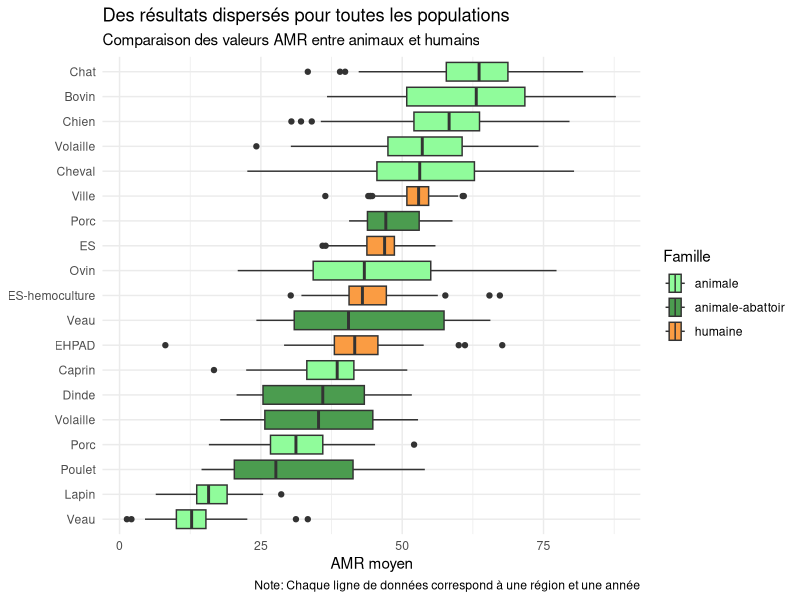
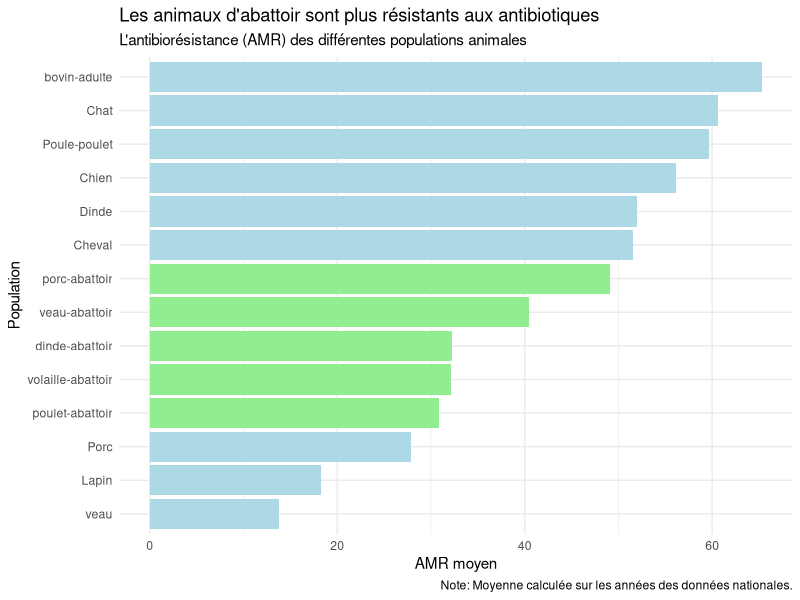
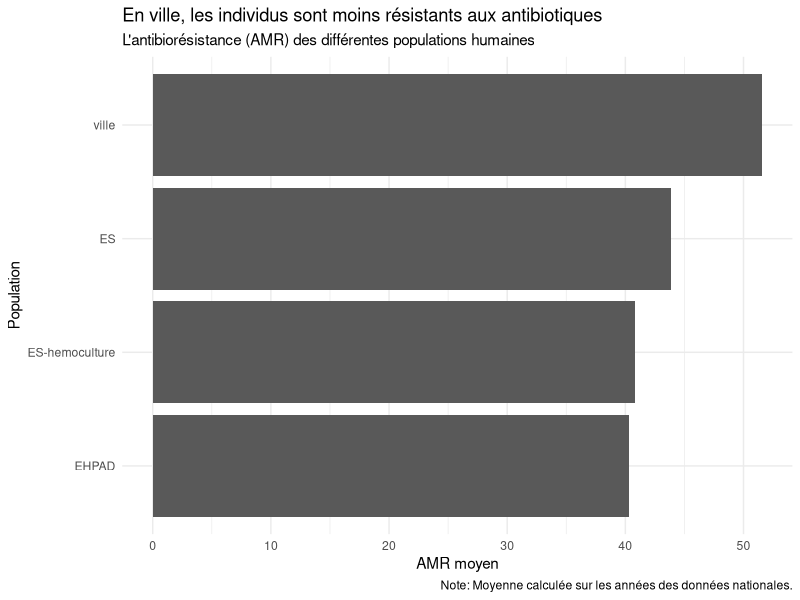
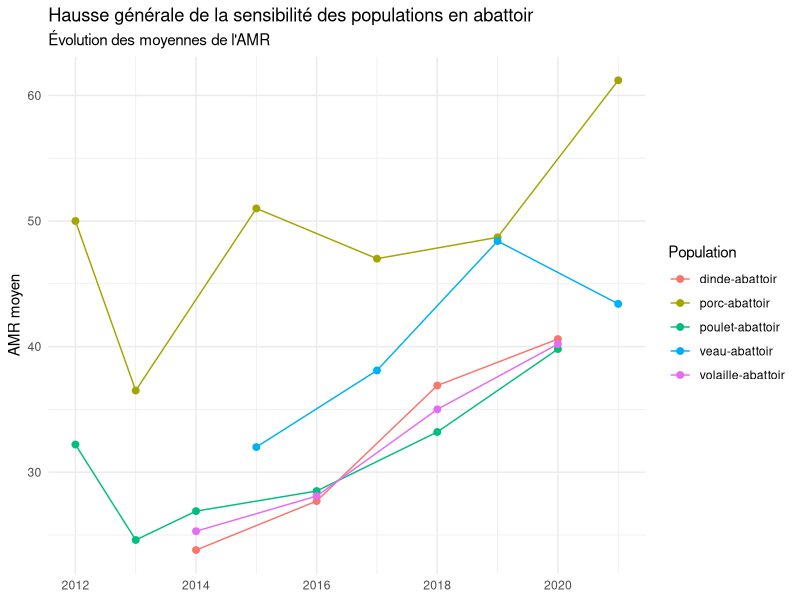
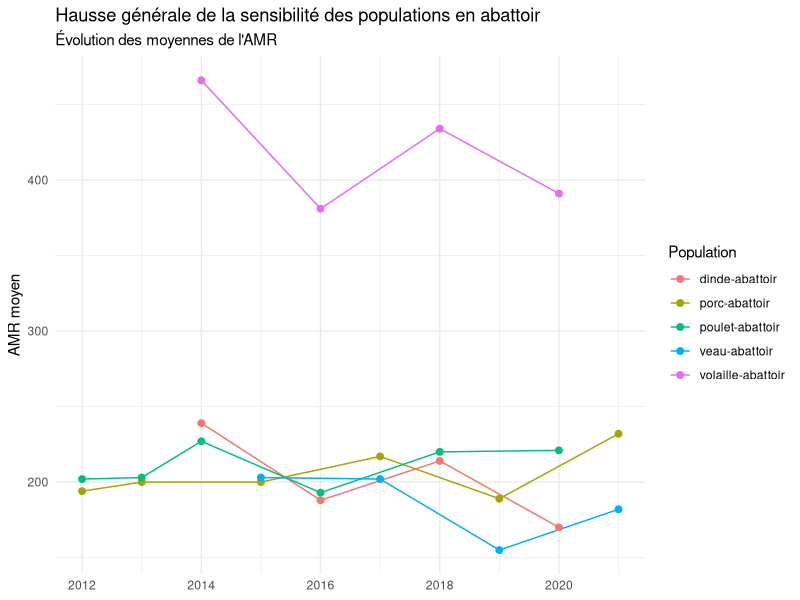
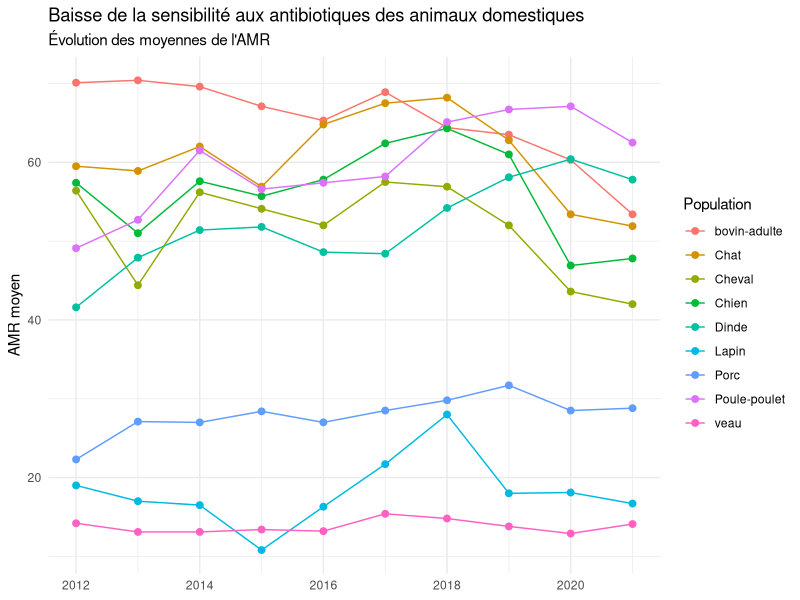
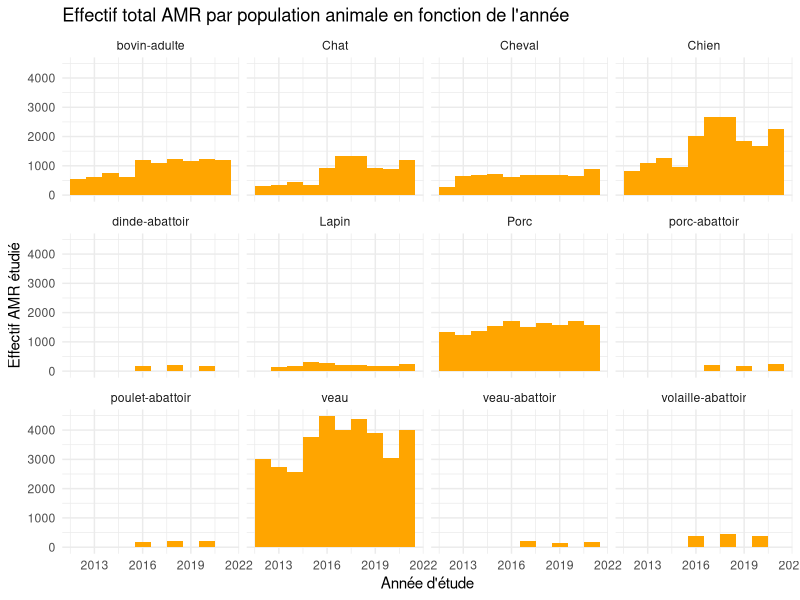
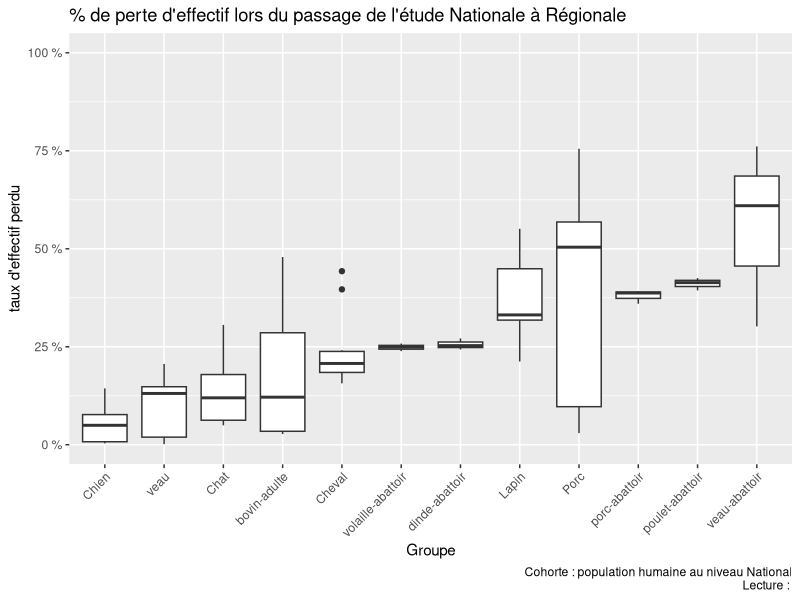

R code for these plots, in order:
## ---- chunk 1
knitr::opts_chunk$set(echo = TRUE)
library(readxl)
library(tidyr)
library(dplyr)
library(ggplot2)
library(stringr)
## ---- chunk 2
AMR <- read_excel("donnees/donnees_AMR.xlsx")

# Données permettant d'étudier la perte d'effectif des pan-sensibles
ResapathFrance <- read_xlsx("donnees/ModeleCollecte_PROMISE_ResapathFrance.xlsx",sheet = "Modele de collecte")

# On renomme "bovin-abattoir" en "veau-abattoir"
AMR$population <- ifelse(AMR$population == "bovin-abattoir", "veau-abattoir", AMR$population)
## ---- chunk 3
AMR_nationale <- AMR %>%
  filter(region == "Nationale")
AMR_regionale <- AMR %>%
  filter(region != "Nationale")

AMR_nationale_animal <- AMR_nationale %>%
  filter(famille == "animale")
AMR_nationale_humain <- AMR_nationale %>%
  filter(famille == "humaine")

# Indicatrice selon que la population provient d'un abattoir ou non
AMR_nationale_animal$abattoir <- grepl("abattoir", AMR_nationale_animal$population, ignore.case = TRUE)

AMR_regionale$famille2 <- paste(AMR_regionale$famille, ifelse(grepl("abattoir", AMR_regionale$population, ignore.case = TRUE), "-abattoir", ""), sep = "")

# Uniformisation entre les différentes tables
ResapathFrance <- ResapathFrance%>%
  mutate(population = as.factor(population),
         `profil AMR`= as.factor(`profil AMR`),
         region = as.factor(region))

# On retire les observations SARM (ça supprime aussi les lignes vide)
ResapathFrance_sansSARM <- ResapathFrance%>%
  filter(`profil AMR` != "SARM", bacterie == "Escherichia coli")
## ---- chunk 4
label <- c("Veau", "Lapin", "Poulet", "Porc", "Volaille", "Dinde", "Caprin", "EHPAD", "Veau", "ES-hemoculture", "Ovin", "ES", "Porc", "Ville", "Cheval","Volaille", "Chien", "Bovin", "Chat")

ggplot(AMR_regionale, aes(x = `valeur AMR`, y = reorder(population, `valeur AMR`, mean), fill = famille2))+
  geom_boxplot()+
  labs(title = "Des résultats dispersés pour toutes les populations",
       subtitle = "Comparaison des valeurs AMR entre animaux et humains",
       #subtitle = "Comparaison des valeurs Pan-S entre animaux et humains",
       caption = "Note: Chaque ligne de données correspond à une région et une année",
       y = NULL,
       x = "AMR moyen",
       x = "Valeur Pan-S",
       fill = "Famille")+
  theme_minimal()+
  scale_fill_manual(values = c("#90fc9b", "#4b9c4f", "#fa9c43"))+
  scale_y_discrete(labels = label)
## ---- chunk 5
moyenne_AMR <- AMR_nationale_animal %>%
  group_by(population, famille, abattoir) %>%
  summarize(moyenne_AMR = mean(`valeur AMR`)) %>%
  arrange(moyenne_AMR)

ggplot(moyenne_AMR, aes(x = moyenne_AMR, y = reorder(population, moyenne_AMR), fill = abattoir))+
  geom_bar(stat = "identity", position = "dodge") +
  labs(title = "Les animaux d'abattoir sont plus résistants aux antibiotiques",
       subtitle = "L'antibiorésistance (AMR) des différentes populations animales",
       caption = "Note: Moyenne calculée sur les années des données nationales.",
       y = "Population",
       x = "AMR moyen") +
  theme_minimal()  +
  guides(fill = FALSE) +
  scale_fill_manual(values = c("lightblue", "lightgreen"))

moyenne_AMR <- AMR_nationale_humain %>%
  group_by(population, famille) %>%
  summarize(moyenne_AMR = mean(`valeur AMR`)) %>%
  arrange(moyenne_AMR)

ggplot(moyenne_AMR, aes(x = moyenne_AMR, y = reorder(population, moyenne_AMR)))+
  geom_bar(stat = "identity", position = "dodge") +
  labs(title = "En ville, les individus sont moins résistants aux antibiotiques",
       subtitle = "L'antibiorésistance (AMR) des différentes populations humaines",
       caption = "Note: Moyenne calculée sur les années des données nationales.",
       y = "Population",
       x = "AMR moyen") +
  theme_minimal()
## ---- chunk 6
ggplot(AMR_nationale_animal[which(AMR_nationale_animal$abattoir == TRUE),], aes(x = annee, y = `valeur AMR`, group = population, color = population)) +
  geom_line(stat = "summary", fun = "mean") +
  geom_point(stat = "summary", fun = "mean", size = 2) +
  labs(title = "Hausse générale de la sensibilité des populations en abattoir",
       subtitle = "Évolution des moyennes de l'AMR",
       x = NULL,
       y = "AMR moyen",
       color = "Population") +
  theme_minimal()

ggplot(AMR_nationale_animal[which(AMR_nationale_animal$abattoir == TRUE),], aes(x = annee, y = `effectif AMR`, group = population, color = population)) +
  geom_line(stat = "summary", fun = "mean") +
  geom_point(stat = "summary", fun = "mean", size = 2) +
  labs(title = "Hausse générale de la sensibilité des populations en abattoir",
       subtitle = "Évolution des moyennes de l'AMR",
       x = NULL,
       y = "AMR moyen",
       color = "Population") +
  theme_minimal()

ggplot(AMR_nationale_animal[which(AMR_nationale_animal$abattoir == FALSE),], aes(x = annee, y = `valeur AMR`, group = population, color = population)) +
  geom_line(stat = "summary", fun = "mean") +
  geom_point(stat = "summary", fun = "mean", size = 2) +
  labs(title = "Baisse de la sensibilité aux antibiotiques des animaux domestiques",
       subtitle = "Évolution des moyennes de l'AMR",
       x = NULL,
       y = "AMR moyen",
       color = "Population") +
  theme_minimal()
## ---- chunk 7
# Effectif totaux étudiés pour chaque année et chaque population indépendamment de la région
df_region <- AMR %>% 
  select(annee,population,region,famille,`effectif AMR`)%>%
  filter(region!="Nationale")%>%
  group_by(annee,population,famille) %>%
  summarise(effectif_total_region = sum(`effectif AMR`))

df_region

# Essayons de contraster cela aux effectifs nationaux
df_national<-AMR %>%
  select(annee,population,famille,region,`effectif AMR`)%>%
  filter(region=="Nationale")%>%
  group_by(annee,population,famille) %>%
  summarise(effectif_total_national = sum(`effectif AMR`))

df_national

# Joindre les tables en utilisant la fonction dplyr inner_join()
effectifs_totaux <- inner_join(df_region,df_national,by = c("annee","population","famille"))
effectifs_totaux<-effectifs_totaux%>%
mutate(diff_effectif=effectif_total_national-effectif_total_region)
# En supposant que les effectifs nationaux sont plus grand que ceux régionaux car on comptabiliserait les régions pour lesquelles nous n'étudions pas assez d'individus
effectifs_totaux

## ---- chunk 8
effectifs_totaux_animale<-effectifs_totaux%>%
  filter(famille==unique(AMR$famille)[1])

ggplot(data=effectifs_totaux_animale, aes(x = annee, y = effectif_total_national)) +
  geom_col(width = 1, fill = "orange") +       # tracer le nombre de cas sous forme de colonnes
  theme_minimal()+                              # simplifier les  arrière-plans
  labs(                                         # ajouter  les noms d'axes, titres ... 
    x = "Année d'étude",
    y = "Effectif AMR étudié",
    title = "Effectif total AMR par population animale en fonction de l'année") +
  facet_wrap(~population) 
  
## ---- chunk 9
effectifs_totaux_animale<-effectifs_totaux_animale%>%
  mutate(taux_eff_perte=(diff_effectif/effectif_total_national)*100)


boxplot_taux<-ggplot(effectifs_totaux_animale, aes(x = reorder(population, taux_eff_perte), y = taux_eff_perte)) +
  geom_boxplot() +
  labs(title = "% de perte d'effectif lors du passage de l'étude Nationale à Régionale",
       x = "Groupe",
       y = "taux d'effectif perdu",
       caption = str_glue("Cohorte : population humaine au niveau National\nLecture : "))+
  scale_y_continuous(labels =scales::number_format(suffix=" %"),limits=c(0,100))+
  theme(axis.text.x = element_text(angle = 45, hjust = 1))
        
boxplot_taux
## ---- chunk 10
effectifs_totaux_humain<-effectifs_totaux%>%
  filter(famille==unique(AMR$famille)[2])

ggplot(data=effectifs_totaux_humain, aes(x = annee, y = effectif_total_national)) +
  geom_col(width = 1, fill = "skyblue") +       # tracer le nombre de cas sous forme de colonnes
  theme_minimal()+                              # simplifier les  arrière-plans
  labs(                                         # ajouter  les noms d'axes, titres ... 
    x = "Année d'étude",
    y = "Effectif AMR étudié",
    title = "Effectif total AMR par population humaine en fonction de l'année") +
  facet_wrap(~population) 

## ---- chunk 11
#barplot(population ~ effectif_total_region, data = effectifs_totaux)
# ça ne marche pas car on observe plusieurs fois chaque population

effectifs_totaux_humain<-effectifs_totaux_humain%>%
  mutate(taux_eff_perte=(diff_effectif/effectif_total_national)*100)


boxplot_taux<-ggplot(effectifs_totaux_humain, aes(x = reorder(population, taux_eff_perte), y = taux_eff_perte)) +
  geom_boxplot() +
  labs(title = "% de perte d'effectif lors du passage de l'étude Nationale à Régionale",
       x = "Population étudiée",
       y = "taux d'effectif perdu",
       caption = str_glue("Cohorte : population humaine au niveau National\nLecture : "))+
  scale_y_continuous(labels =scales::number_format(suffix=" %"),limits=c(0,1))
boxplot_taux

## ---- chunk 12
table1 <- ResapathFrance_sansSARM %>%
  filter(`profil AMR` == "pan-sensible") %>%
  mutate(eff_pansensible = `effectif AMR`) %>%
  select(annee, population, eff_pansensible)

table2 <- ResapathFrance_sansSARM %>%
  filter(`profil AMR` == "C3G-R") %>%
  mutate(eff_C3G = `effectif AMR`) %>%
  select(annee, population, eff_C3G)

table_join <- merge(table1, table2, by = c("annee", "population"), all = TRUE)

for (pop in levels(table_join$population)){
  table_join1 <- table_join %>%
    filter(population == pop) %>%
    mutate(taux_eff = round((eff_pansensible * 100) / eff_C3G, 2),
           min_max_value = ifelse(taux_eff == max(taux_eff), "MAX", ifelse(taux_eff == min(taux_eff), "MIN", "none")))
  
  moyenne = round(mean(table_join1$taux_eff),2)
  
  plot <- ggplot(data = table_join1, aes(x = annee, y = taux_eff, fill = min_max_value))+
    geom_col(width = 0.5) + 
    theme_minimal()+                     
    labs(x = "Annee",
         y = "",
         title = "Fraction d'isolats bactériens pour lesquels la pan-sensibilité a pu être calculée.",
         subtitle = str_glue("En moyenne, le taux est de {moyenne}")) +
    facet_wrap(~population)+
    scale_y_continuous(labels = scales::number_format(suffix="%"), limits = c(0,100))+
    scale_fill_manual(values = c("MIN" = "red", "MAX" = "green","none" = "grey"), guide = "none")
  plot(plot)
}
## ---- chunk 13

table_join<-table_join%>%
  mutate(taux=(eff_pansensible/eff_C3G)*100)

# Boxplot pour représenter la variation intra-groupe


boxplot_taux<-ggplot(table_join, aes(x = reorder(population, taux), y = taux)) +
  geom_boxplot() +
  labs(title = "Variation de la fraction d'isolats bactériens pour lesquels la pan-sensibilité a pu \nêtre calculée au sein de chaque groupe étudié.",
       x = "Groupe",
       y = "taux de représentation",
       caption = str_glue("Cohorte : population animale au niveau National\nLecture : On remarque un taux de calcul plus faible pour les population lapin, Dinde et Poule-poulet"))+
  scale_y_continuous(labels =scales::number_format(suffix=" %"),limits=c(0,100))
